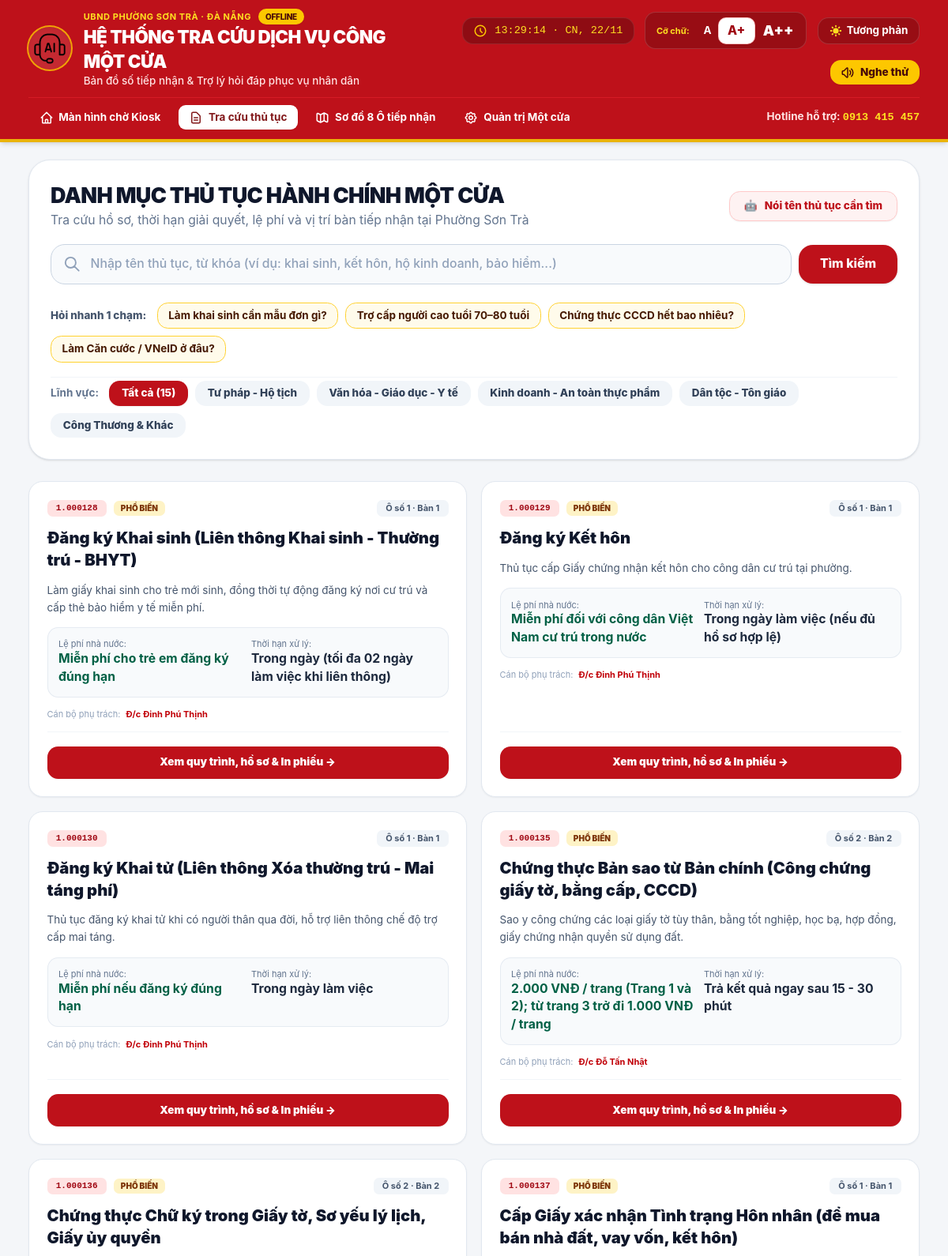
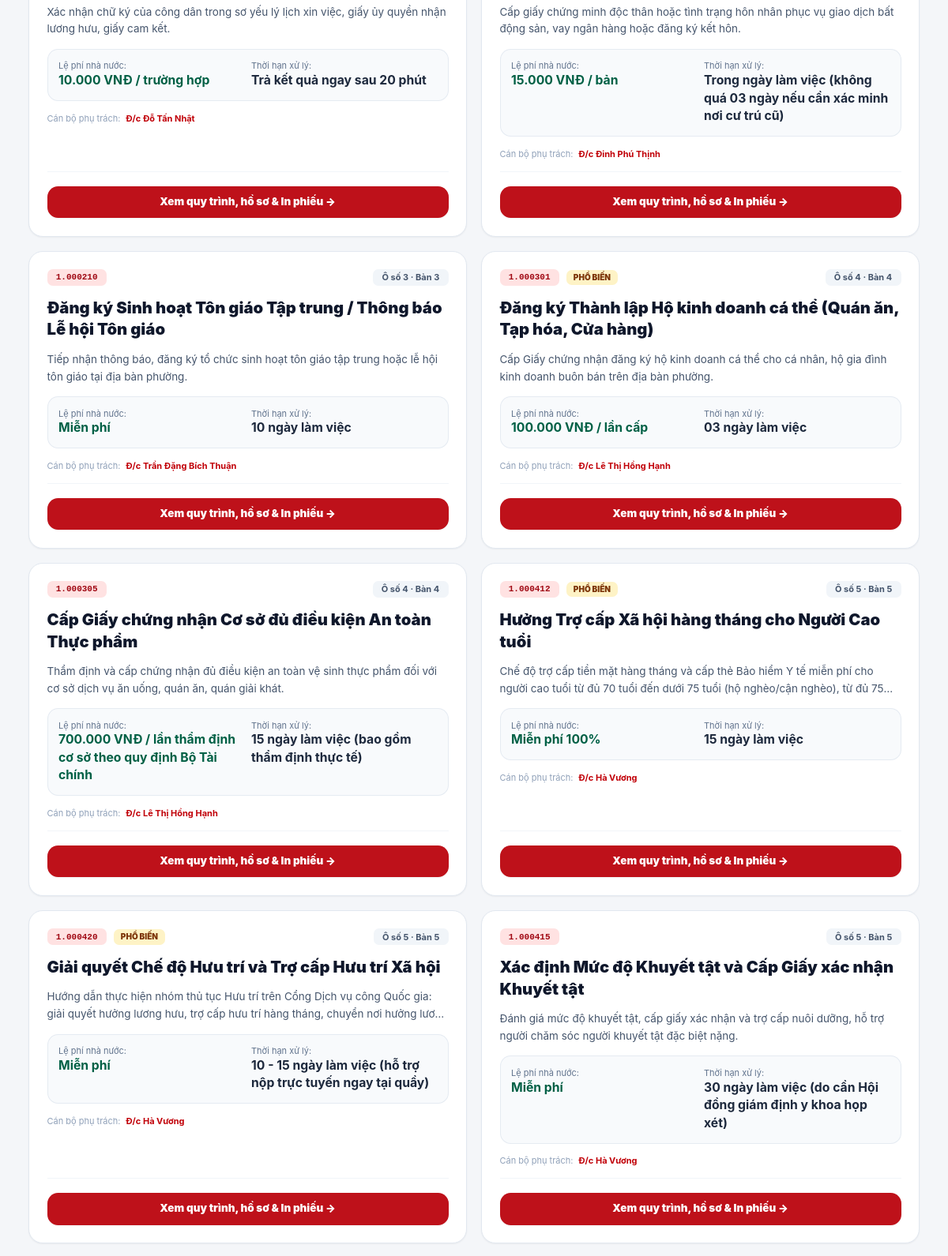
Page /citizen (upper part) on the committed database (2 pictures, top to bottom).
### tables this page shows
CREATE TABLE wards (
        id TEXT PRIMARY KEY,
        name TEXT NOT NULL,
        district TEXT,
        city TEXT,
        address TEXT,
        hotline TEXT,
        working_hours TEXT,
        support_officer TEXT,
        description TEXT
    );

CREATE TABLE services (
        id TEXT PRIMARY KEY,
        ward_id TEXT NOT NULL,
        code TEXT NOT NULL,
        name TEXT NOT NULL,
        category TEXT NOT NULL,
        level TEXT DEFAULT 'Toàn trình',
        counter_id TEXT,
        summary TEXT,
        processing_duration TEXT,
        fee TEXT,
        required_documents_json TEXT,
        steps_json TEXT,
        audio_script TEXT,
        legal_basis_json TEXT,
        faq_json TEXT,
        search_keywords_json TEXT,
        national_portal_url TEXT,
        is_popular INTEGER DEFAULT 0,
        FOREIGN KEY (ward_id) REFERENCES wards(id) ON DELETE CASCADE
    );

CREATE TABLE counters (
        id TEXT PRIMARY KEY,
        ward_id TEXT NOT NULL,
        code TEXT NOT NULL,
        name TEXT NOT NULL,
        officer_id TEXT,
        officer_name TEXT,
        primary_field TEXT,
        description TEXT,
        position_number INTEGER DEFAULT 1,
        color_theme TEXT DEFAULT 'blue',
        is_active INTEGER DEFAULT 1,
        FOREIGN KEY (ward_id) REFERENCES wards(id) ON DELETE CASCADE
    );

### app.py (the view, shortened to what this page needs)
@app.route('/citizen')
def citizen_home():
    category = request.args.get('category', 'all')
    search = request.args.get('search', '').strip().lower()
    services = database.get_services('ward-sontra')
    counters = database.get_counters('ward-sontra')
    counter_map = {c['id']: c for c in counters}
    filtered_services = []
    for s in services:
        if category != 'all' and s.get('category') != category:
            continue
        s['counter'] = counter_map.get(s.get('counterId'))
        filtered_services.append(s)
    return render_template(
        'citizen.html',
        services=filtered_services,
        selected_category=category,
        search_query=search,
        counters=counters
    )

### templates/citizen.html (shortened to what this page needs)
{% extends "base.html" %}
{% block content %}
<div class="space-y-6">
  <div class="bg-white rounded-3xl p-6 shadow-sm border border-slate-200 space-y-4">
    <div class="flex flex-col md:flex-row items-start md:items-center justify-between gap-3">
      <div>
        <h2 class="text-xl sm:text-2xl font-black text-slate-900 tracking-tight">
          DANH MỤC THỦ TỤC HÀNH CHÍNH MỘT CỬA
        </h2>
        <p class="text-xs sm:text-sm text-slate-500 mt-0.5">
          Tra cứu hồ sơ, thời hạn giải quyết, lệ phí và vị trí bàn tiếp nhận tại Phường Sơn Trà
        </p>
      </div>
      <div class="flex items-center gap-2">
        <button class="btn-open-ai-assistant px-4 py-2 bg-red-50 hover:bg-red-100 text-[#be111a] border border-red-200 font-extrabold text-xs rounded-xl flex items-center gap-2 cursor-pointer shadow-xs">
          <span>🤖</span>
          <span>Nói tên thủ tục cần tìm</span>
        </button>
      </div>
    </div>
    <form method="GET" action="/citizen" class="relative flex items-center gap-2">
      <div class="relative flex-1">
        <div class="absolute inset-y-0 left-0 pl-3.5 flex items-center pointer-events-none text-slate-400">
        </div>
        <input
          type="text"
          name="search"
          value="{{ search_query }}"
          placeholder="Nhập tên thủ tục, từ khóa (ví dụ: khai sinh, kết hôn, hộ kinh doanh, bảo hiểm...)"
          class="w-full pl-11 pr-10 py-3 bg-slate-50 border border-slate-300 rounded-2xl text-sm font-medium text-slate-800 placeholder-slate-400 focus:bg-white focus:outline-none focus:ring-2 focus:ring-[#be111a] focus:border-transparent transition-all"
        >
      </div>
      <button type="submit" class="px-6 py-3 bg-[#be111a] hover:bg-red-700 text-white font-extrabold text-sm rounded-2xl shadow-sm transition-colors cursor-pointer">
        Tìm kiếm
      </button>
    </form>
    <div class="flex flex-wrap items-center gap-2 pt-1">
      <span class="text-xs font-extrabold text-slate-600 mr-1">Hỏi nhanh 1 chạm:</span>
      <button type="button" data-ai-question="Làm giấy khai sinh cho cháu cần giấy tờ và mẫu đơn gì?" class="px-3 py-1.5 rounded-xl bg-amber-50 hover:bg-amber-100 border border-amber-300 text-xs font-bold text-amber-950 cursor-pointer transition-colors">
        Làm khai sinh cần mẫu đơn gì?
      </button>
      <button type="button" data-ai-question="Thủ tục trợ cấp hàng tháng cho người cao tuổi 70 đến 80 tuổi" class="px-3 py-1.5 rounded-xl bg-amber-50 hover:bg-amber-100 border border-amber-300 text-xs font-bold text-amber-950 cursor-pointer transition-colors">
        Trợ cấp người cao tuổi 70–80 tuổi
      </button>
      <button type="button" data-ai-question="Chứng thực bản sao căn cước công dân hết bao nhiêu tiền?" class="px-3 py-1.5 rounded-xl bg-amber-50 hover:bg-amber-100 border border-amber-300 text-xs font-bold text-amber-950 cursor-pointer transition-colors">
        Chứng thực CCCD hết bao nhiêu?
      </button>
      <button type="button" data-ai-question="Làm thẻ Căn cước công dân hoặc VNeID ở đâu?" class="px-3 py-1.5 rounded-xl bg-amber-50 hover:bg-amber-100 border border-amber-300 text-xs font-bold text-amber-950 cursor-pointer transition-colors">
        Làm Căn cước / VNeID ở đâu?
      </button>
    </div>
    <div class="flex flex-wrap items-center gap-2 pt-1 border-t border-slate-100">
      <span class="text-xs font-bold text-slate-500 mr-1">Lĩnh vực:</span>
      <a href="/citizen?category=all{% if search_query %}&search={{ search_query }}{% endif %}" class="px-3.5 py-1.5 rounded-xl text-xs font-extrabold transition-all {% if selected_category == 'all' %}bg-[#be111a] text-white shadow-xs{% else %}bg-slate-100 hover:bg-slate-200 text-slate-700{% endif %}">
        Tất cả ({{ services|length }})
      </a>
      <a href="/citizen?category=tu-phap-ho-tich{% if search_query %}&search={{ search_query }}{% endif %}" class="px-3.5 py-1.5 rounded-xl text-xs font-extrabold transition-all {% if selected_category == 'tu-phap-ho-tich' %}bg-[#be111a] text-white shadow-xs{% else %}bg-slate-100 hover:bg-slate-200 text-slate-700{% endif %}">
        Tư pháp - Hộ tịch
      </a>
      <a href="/citizen?category=van-hoa-y-te-xa-hoi{% if search_query %}&search={{ search_query }}{% endif %}" class="px-3.5 py-1.5 rounded-xl text-xs font-extrabold transition-all {% if selected_category == 'van-hoa-y-te-xa-hoi' %}bg-[#be111a] text-white shadow-xs{% else %}bg-slate-100 hover:bg-slate-200 text-slate-700{% endif %}">
        Văn hóa - Giáo dục - Y tế
      </a>
      <a href="/citizen?category=dang-ky-kinh-doanh{% if search_query %}&search={{ search_query }}{% endif %}" class="px-3.5 py-1.5 rounded-xl text-xs font-extrabold transition-all {% if selected_category == 'dang-ky-kinh-doanh' %}bg-[#be111a] text-white shadow-xs{% else %}bg-slate-100 hover:bg-slate-200 text-slate-700{% endif %}">
        Kinh doanh - An toàn thực phẩm
      </a>
      <a href="/citizen?category=dan-toc-ton-giao{% if search_query %}&search={{ search_query }}{% endif %}" class="px-3.5 py-1.5 rounded-xl text-xs font-extrabold transition-all {% if selected_category == 'dan-toc-ton-giao' %}bg-[#be111a] text-white shadow-xs{% else %}bg-slate-100 hover:bg-slate-200 text-slate-700{% endif %}">
        Dân tộc - Tôn giáo
      </a>
      <a href="/citizen?category=cong-thuong-tthc-khac{% if search_query %}&search={{ search_query }}{% endif %}" class="px-3.5 py-1.5 rounded-xl text-xs font-extrabold transition-all {% if selected_category == 'cong-thuong-tthc-khac' %}bg-[#be111a] text-white shadow-xs{% else %}bg-slate-100 hover:bg-slate-200 text-slate-700{% endif %}">
        Công Thương & Khác
      </a>
    </div>
  </div>
  <div class="space-y-4">
    {% if services %}
      <div class="grid grid-cols-1 md:grid-cols-2 gap-4">
        {% for s in services %}
        <div class="bg-white rounded-2xl p-5 border border-slate-200 shadow-xs hover:border-red-300 hover:shadow-md transition-all flex flex-col justify-between">
          <div class="space-y-3">
            <div class="flex items-center justify-between gap-2">
              <div class="flex items-center gap-2">
                <span class="text-[11px] font-black text-red-800 bg-red-100 px-2.5 py-0.5 rounded-md font-mono">
                  {{ s.code }}
                </span>
                {% if s.isPopular %}
                <span class="text-[10px] font-black text-amber-900 bg-amber-100 px-2 py-0.5 rounded-md uppercase">
                  Phổ biến
                </span>
                {% endif %}
              </div>
              {% if s.counter %}
              <span class="text-[11px] font-bold text-slate-600 bg-slate-100 px-2.5 py-0.5 rounded-md">
                {{ s.counter.code }} · Bàn {{ s.counter.positionNumber }}
              </span>
              {% endif %}
            </div>
            <h3 class="text-base sm:text-lg font-black text-slate-900 leading-snug">
              <a href="/service/{{ s.id }}" class="hover:text-[#be111a] transition-colors">
                {{ s.name }}
              </a>
            </h3>
            <p class="text-xs text-slate-600 line-clamp-2 leading-relaxed">
              {{ s.summary }}
            </p>
            <div class="grid grid-cols-2 gap-2 p-3 bg-slate-50 rounded-xl border border-slate-200/80 text-xs">
              <div>
                <span class="text-slate-500 text-[11px] block">Lệ phí nhà nước:</span>
                <span class="font-bold text-emerald-800 text-xs sm:text-sm">{{ s.fee }}</span>
              </div>
              <div>
                <span class="text-slate-500 text-[11px] block">Thời hạn xử lý:</span>
                <span class="font-bold text-slate-800 text-xs sm:text-sm">{{ s.processingDuration }}</span>
              </div>
            </div>
            {% if s.counter and s.counter.officerName %}
            <div class="text-[11px] text-slate-600 flex items-center gap-1.5">
              <span class="text-slate-400">Cán bộ phụ trách:</span>
              <span class="font-bold text-red-700">{{ s.counter.officerName }}</span>
            </div>
            {% endif %}
          </div>
          <div class="pt-4 mt-3 border-t border-slate-100 flex items-center justify-between gap-2">
            <a href="/service/{{ s.id }}" class="flex-1 py-2.5 bg-[#be111a] hover:bg-red-700 text-white font-black text-xs rounded-xl text-center shadow-xs transition-colors">
              Xem quy trình, hồ sơ & In phiếu →
            </a>
          </div>
        </div>
        {% endfor %}
      </div>
    {% endif %}
  </div>
</div>
{% endblock %}

### templates/base.html (shortened to what this page needs)
<!DOCTYPE html>
<html lang="vi" class="text-scale-large">
<head>
  <link rel="stylesheet" href="{{ url_for('static', filename='css/tailwind.offline.css') }}">
</head>
<body class="min-h-screen flex flex-col bg-[#f4f6f9] text-slate-800 antialiased selection:bg-red-200 selection:text-red-900">
  {% block page_chrome %}
  <header class="no-print bg-[#be111a] text-white shadow-md border-b-4 border-[#eab308] sticky top-0 z-40">
    <div class="max-w-7xl mx-auto px-4 sm:px-6 lg:px-8 py-2.5">
      <div class="flex flex-col md:flex-row items-center justify-between gap-3">
        <a href="/" class="flex items-center gap-3.5 group">
          <div class="w-12 h-12 rounded-full bg-white/10 ring-2 ring-yellow-400/80 flex items-center justify-center p-1.5 shrink-0 overflow-hidden shadow-inner">
            <img src="{{ url_for('static', filename='assets/wcaicon_2763340a.png') }}" alt="Biểu trưng" class="w-full h-full object-contain">
          </div>
          <div>
            <div class="flex items-center gap-2">
              <span class="text-[11px] font-bold uppercase tracking-wider text-yellow-300">UBND PHƯỜNG SƠN TRÀ · ĐÀ NẴNG</span>
              <span class="text-[10px] bg-yellow-400 text-red-950 px-2 py-0.5 rounded-full font-extrabold uppercase tracking-tight shadow-xs">Offline</span>
            </div>
            <h1 class="text-lg sm:text-xl font-black tracking-tight text-white group-hover:text-yellow-200 transition-colors">
              HỆ THỐNG TRA CỨU DỊCH VỤ CÔNG MỘT CỬA
            </h1>
            <p class="text-xs text-red-100 font-medium">Bản đồ số tiếp nhận &amp; Trợ lý hỏi đáp phục vụ nhân dân</p>
          </div>
        </a>
        <div class="flex flex-wrap items-center justify-end gap-2 sm:gap-3">
          <div class="hidden lg:flex items-center gap-2 px-3 py-1.5 bg-black/25 rounded-xl border border-white/10 text-xs font-mono text-yellow-300">
            <svg class="w-4 h-4 text-yellow-400" fill="none" stroke="currentColor" viewBox="0 0 24 24"><path stroke-linecap="round" stroke-linejoin="round" stroke-width="2" d="M12 8v4l3 3m6-3a9 9 0 11-18 0 9 9 0 0118 0z"></path></svg>
            <span id="kiosk-live-clock">--:--:--</span>
          </div>
          <div class="flex items-center bg-black/20 rounded-xl p-1 border border-white/15">
            <span class="text-[11px] font-bold px-2 text-yellow-300">Cỡ chữ:</span>
            <button data-scale="normal" title="Cỡ chữ vừa" class="px-2 py-1 text-xs font-bold rounded-lg hover:bg-white/20 transition-all cursor-pointer">A</button>
            <button data-scale="large" title="Cỡ chữ lớn" class="px-2.5 py-1 text-sm font-extrabold rounded-lg bg-white text-red-800 shadow-xs cursor-pointer">A+</button>
            <button data-scale="xlarge" title="Cỡ chữ rất lớn" class="px-2.5 py-1 text-base font-black rounded-lg hover:bg-white/20 transition-all cursor-pointer">A++</button>
          </div>
          <button id="btn-toggle-contrast" title="Chế độ màu tương phản cao" class="flex items-center gap-1 px-3 py-1.5 bg-black/20 hover:bg-black/30 rounded-xl border border-white/15 text-xs font-bold text-white transition-all cursor-pointer">
            <span class="hidden sm:inline">Tương phản</span>
          </button>
          <button id="btn-test-audio" title="Thử loa phát thanh giọng nói chuẩn" class="flex items-center gap-1.5 px-3 py-1.5 bg-yellow-400 hover:bg-yellow-300 text-red-950 font-extrabold rounded-xl text-xs shadow-xs transition-all cursor-pointer">
            <span>Nghe thử</span>
          </button>
        </div>
      </div>
      <nav class="mt-2.5 pt-2 border-t border-red-500/40 flex flex-wrap items-center justify-between gap-2 text-xs font-bold">
        <div class="flex items-center gap-1 sm:gap-2">
          <a href="/" class="px-3 py-1.5 rounded-lg {% if request.path == '/' %}bg-white text-red-900 shadow-xs{% else %}text-white hover:bg-white/10{% endif %} transition-colors flex items-center gap-1.5">
            <svg class="w-4 h-4" fill="none" stroke="currentColor" viewBox="0 0 24 24"><path stroke-linecap="round" stroke-linejoin="round" stroke-width="2" d="M3 12l2-2m0 0l7-7 7 7M5 10v10a1 1 0 001 1h3m10-11l2 2m-2-2v10a1 1 0 01-1 1h-3m-6 0a1 1 0 001-1v-4a1 1 0 011-1h2a1 1 0 011 1v4a1 1 0 001 1m-6 0h6"></path></svg>
            Màn hình chờ Kiosk
          </a>
          <a href="/citizen" class="px-3 py-1.5 rounded-lg {% if request.path.startswith('/citizen') %}bg-white text-red-900 shadow-xs{% else %}text-white hover:bg-white/10{% endif %} transition-colors flex items-center gap-1.5">
            <svg class="w-4 h-4" fill="none" stroke="currentColor" viewBox="0 0 24 24"><path stroke-linecap="round" stroke-linejoin="round" stroke-width="2" d="M9 12h6m-6 4h6m2 5H7a2 2 0 01-2-2V5a2 2 0 012-2h5.586a1 1 0 01.707.293l5.414 5.414a1 1 0 01.293.707V19a2 2 0 01-2 2z"></path></svg>
            Tra cứu thủ tục
          </a>
          <a href="/mindmap" class="px-3 py-1.5 rounded-lg {% if request.path == '/mindmap' %}bg-white text-red-900 shadow-xs{% else %}text-white hover:bg-white/10{% endif %} transition-colors flex items-center gap-1.5">
            Sơ đồ 8 Ô tiếp nhận
          </a>
          <a href="/admin" class="px-3 py-1.5 rounded-lg {% if request.path.startswith('/admin') %}bg-white text-red-900 shadow-xs{% else %}text-white hover:bg-white/10{% endif %} transition-colors flex items-center gap-1.5">
            Quản trị Một cửa
          </a>
        </div>
        <div class="hidden sm:flex items-center gap-3 text-red-100">
          <span>Hotline hỗ trợ: <strong class="text-yellow-300 font-mono">{{ current_ward.hotline }}</strong></span>
        </div>
      </nav>
    </div>
  </header>
  <main class="flex-1 w-full max-w-7xl mx-auto px-4 sm:px-6 lg:px-8 py-5">
    {% block content %}{% endblock %}
  </main>
  {% endblock %}
</body>
</html>

### rows in the picture
wards: hotline "0913 415 457"
services: code "1.000128", shows "PHỔ BIẾN", counter.code "Ô số 1", counter.positionNumber "1", name "Đăng ký Khai sinh (Liên thông Khai sinh - Thường trú - BHYT)", summary "Làm giấy khai sinh cho trẻ mới sinh, đồng thời tự động đăng ký nơi cư trú và cấp thẻ bảo hiểm y tế miễn phí.", fee "Miễn phí cho trẻ em đăng ký đúng hạn", processingDuration "Trong ngày (tối đa 02 ngày làm việc khi liên thông)", counter.officerName "Đ/c Đinh Phú Thịnh"
services: code "1.000129", shows "PHỔ BIẾN", counter.code "Ô số 1", counter.positionNumber "1", name "Đăng ký Kết hôn", summary "Thủ tục cấp Giấy chứng nhận kết hôn cho công dân cư trú tại phường.", fee "Miễn phí đối với công dân Việt Nam cư trú trong nước", processingDuration "Trong ngày làm việc (nếu đủ hồ sơ hợp lệ)", counter.officerName "Đ/c Đinh Phú Thịnh"
services: code "1.000130", counter.code "Ô số 1", counter.positionNumber "1", name "Đăng ký Khai tử (Liên thông Xóa thường trú - Mai táng phí)", summary "Thủ tục đăng ký khai tử khi có người thân qua đời, hỗ trợ liên thông chế độ trợ cấp mai táng.", fee "Miễn phí nếu đăng ký đúng hạn", processingDuration "Trong ngày làm việc", counter.officerName "Đ/c Đinh Phú Thịnh"
services: code "1.000135", shows "PHỔ BIẾN", counter.code "Ô số 2", counter.positionNumber "2", name "Chứng thực Bản sao từ Bản chính (Công chứng giấy tờ, bằng cấp, CCCD)", summary "Sao y công chứng các loại giấy tờ tùy thân, bằng tốt nghiệp, học bạ, hợp đồng, giấy chứng nhận quyền sử dụng đất.", fee "2.000 VNĐ / trang (Trang 1 và 2); từ trang 3 trở đi 1.000 VNĐ / trang", processingDuration "Trả kết quả ngay sau 15 - 30 phút", counter.officerName "Đ/c Đỗ Tấn Nhật"
services: code "1.000136", shows "PHỔ BIẾN", counter.code "Ô số 2", counter.positionNumber "2", name "Chứng thực Chữ ký trong Giấy tờ, Sơ yếu lý lịch, Giấy ủy quyền", summary "Xác nhận chữ ký của công dân trong sơ yếu lý lịch xin việc, giấy ủy quyền nhận lương hưu, giấy cam kết.", fee "10.000 VNĐ / trường hợp", processingDuration "Trả kết quả ngay sau 20 phút", counter.officerName "Đ/c Đỗ Tấn Nhật"
services: code "1.000137", shows "PHỔ BIẾN", counter.code "Ô số 1", counter.positionNumber "1", name "Cấp Giấy xác nhận Tình trạng Hôn nhân (để mua bán nhà đất, vay vốn, kết hôn)", summary "Cấp giấy chứng minh độc thân hoặc tình trạng hôn nhân phục vụ giao dịch bất động sản, vay ngân hàng hoặc đăng ký kết hôn.", fee "15.000 VNĐ / bản", processingDuration "Trong ngày làm việc (không quá 03 ngày nếu cần xác minh nơi cư trú cũ)", counter.officerName "Đ/c Đinh Phú Thịnh"
services: code "1.000210", counter.code "Ô số 3", counter.positionNumber "3", name "Đăng ký Sinh hoạt Tôn giáo Tập trung / Thông báo Lễ hội Tôn giáo", summary "Tiếp nhận thông báo, đăng ký tổ chức sinh hoạt tôn giáo tập trung hoặc lễ hội tôn giáo tại địa bàn phường.", fee "Miễn phí", processingDuration "10 ngày làm việc", counter.officerName "Đ/c Trần Đặng Bích Thuận"
services: code "1.000301", shows "PHỔ BIẾN", counter.code "Ô số 4", counter.positionNumber "4", name "Đăng ký Thành lập Hộ kinh doanh cá thể (Quán ăn, Tạp hóa, Cửa hàng)", summary "Cấp Giấy chứng nhận đăng ký hộ kinh doanh cá thể cho cá nhân, hộ gia đình kinh doanh buôn bán trên địa bàn phường.", fee "100.000 VNĐ / lần cấp", processingDuration "03 ngày làm việc", counter.officerName "Đ/c Lê Thị Hồng Hạnh"
services: code "1.000305", counter.code "Ô số 4", counter.positionNumber "4", name "Cấp Giấy chứng nhận Cơ sở đủ điều kiện An toàn Thực phẩm", summary "Thẩm định và cấp chứng nhận đủ điều kiện an toàn vệ sinh thực phẩm đối với cơ sở dịch vụ ăn uống, quán ăn, quán giải khát.", fee "700.000 VNĐ / lần thẩm định cơ sở theo quy định Bộ Tài chính", processingDuration "15 ngày làm việc (bao gồm thẩm định thực tế)", counter.officerName "Đ/c Lê Thị Hồng Hạnh"
services: code "1.000412", shows "PHỔ BIẾN", counter.code "Ô số 5", counter.positionNumber "5", name "Hưởng Trợ cấp Xã hội hàng tháng cho Người Cao tuổi", summary "Chế độ trợ cấp tiền mặt hàng tháng và cấp thẻ Bảo hiểm Y tế miễn phí cho người cao tuổi từ đủ 70 tuổi đến dưới 75 tuổi (hộ nghèo/cận nghèo), từ đủ…", fee "Miễn phí 100%", processingDuration "15 ngày làm việc", counter.officerName "Đ/c Hà Vương"
services: code "1.000420", shows "PHỔ BIẾN", counter.code "Ô số 5", counter.positionNumber "5", name "Giải quyết Chế độ Hưu trí và Trợ cấp Hưu trí Xã hội", summary "Hướng dẫn thực hiện nhóm thủ tục Hưu trí trên Cổng Dịch vụ công Quốc gia: giải quyết hưởng lương hưu, trợ cấp hưu trí hàng tháng, chuyển nơi hưởng…", fee "Miễn phí", processingDuration "10 - 15 ngày làm việc (hỗ trợ nộp trực tuyến ngay tại quầy)", counter.officerName "Đ/c Hà Vương"
services: code "1.000415", counter.code "Ô số 5", counter.positionNumber "5", name "Xác định Mức độ Khuyết tật và Cấp Giấy xác nhận Khuyết tật", summary "Đánh giá mức độ khuyết tật, cấp giấy xác nhận và trợ cấp nuôi dưỡng, hỗ trợ người chăm sóc người khuyết tật đặc biệt nặng.", fee "Miễn phí", processingDuration "30 ngày làm việc (do cần Hội đồng giám định y khoa họp xét)", counter.officerName "Đ/c Hà Vương"

### other values in the picture
{{ services|length }} "15"
